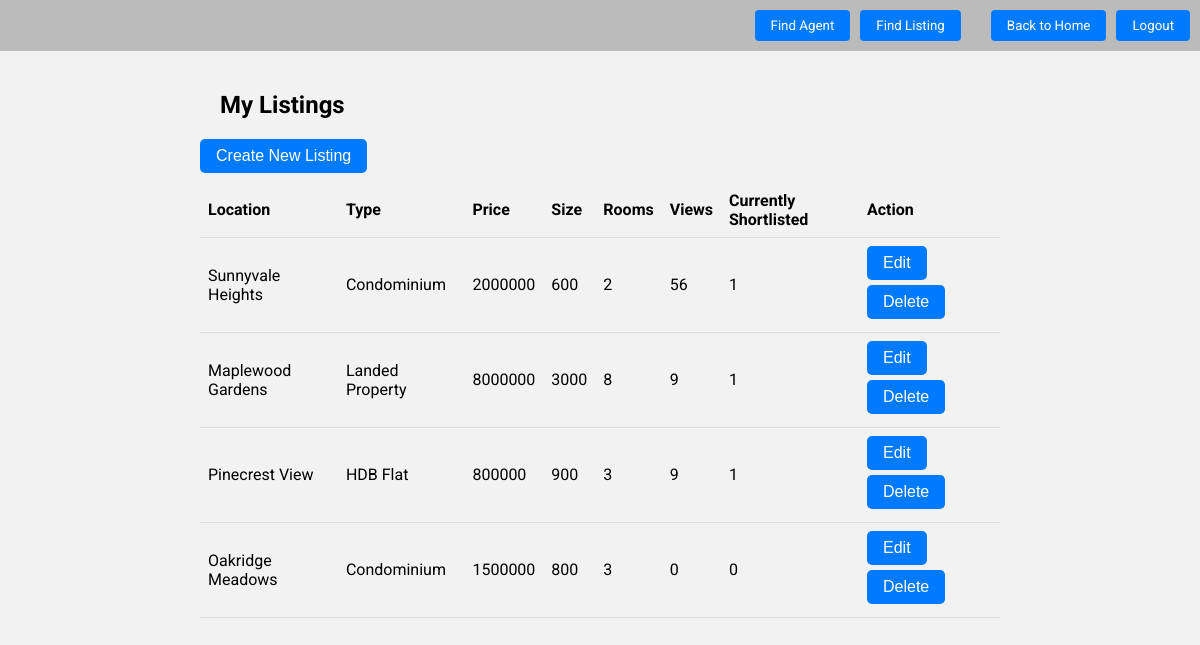
/Boundary/ra/my_listings.php (signed in), run on the app's committed database.
### tables this page shows
CREATE TABLE `listing` (
  `listing_id` int(11) NOT NULL,
  `ra_id` int(11) NOT NULL,
  `user_id` int(11) NOT NULL,
  `region` enum('North','South','East','West','Central') NOT NULL,
  `type` enum('Condominium','Landed Property','HDB Flat') NOT NULL,
  `location` text NOT NULL,
  `postal` int(6) NOT NULL,
  `price` int(11) NOT NULL,
  `rooms` int(1) NOT NULL,
  `size` int(11) NOT NULL,
  `views` int(11) DEFAULT NULL,
  `shortlists` int(11) DEFAULT NULL
);

### Control/ra/my_listings_controller.php (called while the page is built)
<?php
require_once('../../Database/db_conn.php');
require_once('../../Entity/listing.php');
class MyListingsController {
    private $conn;
    public function __construct($conn) {
        $this->conn = $conn;
    }
    public function getAllListingsByRAID($ra_id) {
        $Listing = new Listing($this->conn);
        return $Listing->getListingsByRAID($ra_id);
    }
}
?>

### Entity/listing.php (called while the page is built, shortened)
<?php
class Listing {
    private $conn;
    public function __construct($conn) {
        $this->conn = $conn;
    }
    public function getListingsByRAID($ra_id) {
        $sql = "SELECT * FROM listing WHERE ra_id = ?";
        $stmt = $this->conn->prepare($sql);
        $stmt->bind_param("i", $ra_id);
        $stmt->execute();
        $result = $stmt->get_result();
        $listings = array();
        while ($row = $result->fetch_assoc()) {
            $listings[] = $row;
        }
        return $listings;
    }
}
?>

### Boundary/ra/my_listings.php (the view, shortened to what this page needs)
<?php
require_once('../../Database/db_conn.php');
require_once('../../Control/ra/my_listings_controller.php');
$myListingsController = new MyListingsController($conn);
$ra_id = $_SESSION['ra_id'];
$listings = $myListingsController->getAllListingsByRAID($ra_id);
?>
<!DOCTYPE html>
<html lang="en">
<head>
</head>
<body>
<?php include 'header.php'?>
<div class="container">
    <h2 class="title">My Listings</h2>
    <button class="create-listing" onclick="window.location.href='create_listing.php'">Create New Listing</button>
    <div class="listings">
        <table>
            <thead>
                <tr>
                    <th>Location</th>
                    <th>Type</th>
                    <th>Price</th>
                    <th>Size</th>
                    <th>Rooms</th>
                    <th>Views</th>
                    <th>Currently Shortlisted</th>
                    <th>Action</th>
                </tr>
            </thead>
            <tbody>
                <?php foreach ($listings as $listing): ?>
                    <tr>
                        <td><?php echo $listing['location']; ?></td>
                        <td><?php echo $listing['type']; ?></td>
                        <td><?php echo $listing['price']; ?></td>
                        <td><?php echo $listing['size']; ?></td>
                        <td><?php echo $listing['rooms']; ?></td>
                        <td><?php echo $listing['views']; ?></td>
                        <td><?php echo $listing['shortlists']; ?></td>
                        <td class="action-buttons">
                            <button onclick="window.location.href='edit_listing.php?listing_id=<?php echo $listing['listing_id']; ?>'">Edit</button>
                            <button onclick="window.location.href='../../Control/ra/delete_listing_controller.php?listing_id=<?php echo $listing['listing_id']; ?>'">Delete</button>
                        </td>
                    </tr>
                <?php endforeach; ?>
            </tbody>
        </table>
    </div>
</div>
</body>
</html>

### Boundary/ra/my_listings.php (style rules this page uses)
body { font-family: 'Roboto', sans-serif; background-color: #f2f2f2; margin: 0; padding: 0; }
.container { max-width: 800px; margin: 0 auto; padding: 20px; }
.title { margin-left: 20px; }
.create-listing { padding: 8px 16px; border: none; background-color: #007bff; color: #fff; border-radius: 5px; cursor: pointer; font-size: 16px; font-weight: 500; transition: background-color 0.3s ease; margin-bottom: 10px; }
table { width: 100%; border-collapse: collapse; }
th, td { padding: 8px; text-align: left; border-bottom: 1px solid #ddd; }
th { background-color: #f2f2f2; }
.action-buttons button { padding: 8px 16px; border: none; background-color: #007bff; color: #fff; border-radius: 5px; cursor: pointer; font-size: 16px; font-weight: 500; transition: background-color 0.3s ease; margin-right: 5px; margin-bottom: 5px; }

### Boundary/ra/header.php (style rules this page uses)
body { font-family: 'Roboto', sans-serif; margin: 0; padding: 0; }

### data on the page
listing: location "Sunnyvale Heights", type "Condominium", price "2000000", size "600", rooms "2", views "56", shortlists "1"
listing: location "Maplewood Gardens", type "Landed Property", price "8000000", size "3000", rooms "8", views "9", shortlists "1"
listing: location "Pinecrest View", type "HDB Flat", price "800000", size "900", rooms "3", views "9", shortlists "1"
listing: location "Oakridge Meadows", type "Condominium", price "1500000", size "800", rooms "3", views "0", shortlists "0"
